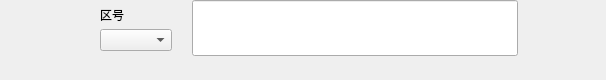
              <widget class="Widget" name="nameWid" native="true">
               <property name="minimumSize">
                <size>
                 <width>0</width>
                 <height>80</height>
                </size>
               </property>
               <property name="maximumSize">
                <size>
                 <width>16777215</width>
                 <height>80</height>
                </size>
               </property>
               <property name="styleSheet">
                <string notr="true"/>
               </property>
               <layout class="QHBoxLayout" name="horizontalLayout_17">
                <property name="spacing">
                 <number>0</number>
                </property>
                <property name="leftMargin">
                 <number>0</number>
                </property>
                <property name="topMargin">
                 <number>0</number>
                </property>
                <property name="rightMargin">
                 <number>0</number>
                </property>
                <property name="bottomMargin">
                 <number>0</number>
                </property>
                <item>
                 <spacer name="horizontalSpacer_13">
                  <property name="orientation">
                   <enum>Qt::Horizontal</enum>
                  </property>
                  <property name="sizeHint" stdset="0">
                   <size>
                    <width>40</width>
                    <height>20</height>
                   </size>
                  </property>
                 </spacer>
                </item>
                <item>
                 <widget class="QWidget" name="widget_5" native="true">
                  <layout class="QHBoxLayout" name="horizontalLayout_22">
                   <property name="spacing">
                    <number>8</number>
                   </property>
                   <property name="leftMargin">
                    <number>0</number>
                   </property>
                   <property name="topMargin">
                    <number>0</number>
                   </property>
                   <property name="rightMargin">
                    <number>0</number>
                   </property>
                   <property name="bottomMargin">
                    <number>0</number>
                   </property>
                   <item>
                    <layout class="QVBoxLayout" name="verticalLayout_6">
                     <property name="spacing">
                      <number>0</number>
                     </property>
                     <property name="topMargin">
                      <number>0</number>
                     </property>
                     <item>
                      <layout class="QHBoxLayout" name="horizontalLayout_24">
                       <property name="spacing">
                        <number>0</number>
                       </property>
                       <property name="bottomMargin">
                        <number>0</number>
                       </property>
                       <item>
                        <spacer name="horizontalSpacer_20">
                         <property name="orientation">
                          <enum>Qt::Horizontal</enum>
                         </property>
                         <property name="sizeHint" stdset="0">
                          <size>
                           <width>40</width>
                           <height>20</height>
                          </size>
                         </property>
                        </spacer>
                       </item>
                       <item>
                        <widget class="QWidget" name="phoneArea" native="true">
                         <property name="minimumSize">
                          <size>
                           <width>104</width>
                           <height>56</height>
                          </size>
                         </property>
                         <property name="maximumSize">
                          <size>
                           <width>104</width>
                           <height>56</height>
                          </size>
                         </property>
                         <layout class="QVBoxLayout" name="verticalLayout_10">
                          <property name="spacing">
                           <number>0</number>
                          </property>
                          <property name="leftMargin">
                           <number>20</number>
                          </property>
                          <property name="topMargin">
                           <number>0</number>
                          </property>
                          <property name="rightMargin">
                           <number>5</number>
                          </property>
                          <property name="bottomMargin">
                           <number>5</number>
                          </property>
                          <item alignment="Qt::AlignLeft">
                           <widget class="QLabel" name="label_2">
                            <property name="text">
                             <string>区号</string>
                            </property>
                           </widget>
                          </item>
                          <item alignment="Qt::AlignLeft">
                           <widget class="ComboBox" name="comboBox">
                            <property name="editable">
                             <bool>false</bool>
                            </property>
                            <property name="duplicatesEnabled">
                             <bool>false</bool>
                            </property>
                            <property name="frame">
                             <bool>true</bool>
                            </property>
                           </widget>
                          </item>
                         </layout>
                        </widget>
                       </item>
                       <item>
                        <spacer name="horizontalSpacer_27">
                         <property name="orientation">
                          <enum>Qt::Horizontal</enum>
                         </property>
                         <property name="sizeType">
                          <enum>QSizePolicy::Fixed</enum>
                         </property>
                         <property name="sizeHint" stdset="0">
                          <size>
                           <width>8</width>
                           <height>20</height>
                          </size>
                         </property>
                        </spacer>
                       </item>
                       <item>
                        <widget class="BaseLineEdit" name="loginName">
                         <property name="minimumSize">
                          <size>
                           <width>326</width>
                           <height>56</height>
                          </size>
                         </property>
                         <property name="maximumSize">
                          <size>
                           <width>326</width>
                           <height>56</height>
                          </size>
                         </property>
                         <property name="styleSheet">
                          <string notr="true"/>
                         </property>
                         <property name="placeholderText">
                          <string/>
                         </property>
                        </widget>
                       </item>
                      </layout>
                     </item>
                     <item>
                      <widget class="QWidget" name="nameErrWid" native="true">
                       <property name="minimumSize">
                        <size>
                         <width>0</width>
                         <height>24</height>
                        </size>
                       </property>
                       <layout class="QHBoxLayout" name="horizontalLayout_3">
                        <property name="spacing">
                         <number>8</number>
                        </property>
                        <property name="leftMargin">
                         <number>20</number>
                        </property>
                        <property name="topMargin">
                         <number>0</number>
                        </property>
                        <property name="rightMargin">
                         <number>0</number>
                        </property>
                        <property name="bottomMargin">
                         <number>0</number>
                        </property>
                        <item>
                         <spacer name="horizontalSpacer_23">
                          <property name="orientation">
                           <enum>Qt::Horizontal</enum>
                          </property>
                          <property name="sizeHint" stdset="0">
                           <size>
                            <width>40</width>
                            <height>20</height>
                           </size>
                          </property>
                         </spacer>
                        </item>
                        <item>
                         <widget class="QWidget" name="widget_6" native="true">
                          <property name="minimumSize">
                           <size>
                            <width>326</width>
                            <height>0</height>
                           </size>
                          </property>
                          <layout class="QHBoxLayout" name="horizontalLayout_25">
                           <property name="spacing">
                            <number>8</number>
                           </property>
                           <property name="leftMargin">
                            <number>20</number>
                           </property>
                           <property name="topMargin">
                            <number>0</number>
                           </property>
                           <property name="rightMargin">
                            <number>0</number>
                           </property>
                           <property name="bottomMargin">
                            <number>0</number>
                           </property>
                           <item>
                            <widget class="QLabel" name="nameTip">
                             <property name="minimumSize">
                              <size>
                               <width>16</width>
                               <height>16</height>
                              </size>
                             </property>
                             <property name="maximumSize">
                              <size>
                               <width>16</width>
                               <height>16</height>
                              </size>
                             </property>
                             <property name="text">
                              <string/>
                             </property>
                            </widget>
                           </item>
                           <item>
                            <widget class="BaseLabel" name="nameErr">
                             <property name="maximumSize">
                              <size>
                               <width>282</width>
                               <height>16777215</height>
                              </size>
                             </property>
                             <property name="styleSheet">
                              <string notr="true"/>
                             </property>
                             <property name="text">
                              <string/>
                             </property>
                             <property name="alignment">
                              <set>Qt::AlignLeading|Qt::AlignLeft|Qt::AlignVCenter</set>
                             </property>
                            </widget>
                           </item>
                           <item>
                            <spacer name="horizontalSpacer_29">
                             <property name="orientation">
                              <enum>Qt::Horizontal</enum>
                             </property>
                             <property name="sizeType">
                              <enum>QSizePolicy::Minimum</enum>
                             </property>
                             <property name="sizeHint" stdset="0">
                              <size>
                               <width>0</width>
                               <height>20</height>
                              </size>
                             </property>
                            </spacer>
                           </item>
                          </layout>
                         </widget>
                        </item>
                       </layout>
                      </widget>
                     </item>
                    </layout>
                   </item>
                  </layout>
                 </widget>
                </item>
                <item>
                 <spacer name="horizontalSpacer_3">
                  <property name="orientation">
                   <enum>Qt::Horizontal</enum>
                  </property>
                  <property name="sizeType">
                   <enum>QSizePolicy::Fixed</enum>
                  </property>
                  <property name="sizeHint" stdset="0">
                   <size>
                    <width>88</width>
                    <height>20</height>
                   </size>
                  </property>
                 </spacer>
                </item>
               </layout>
              </widget>
